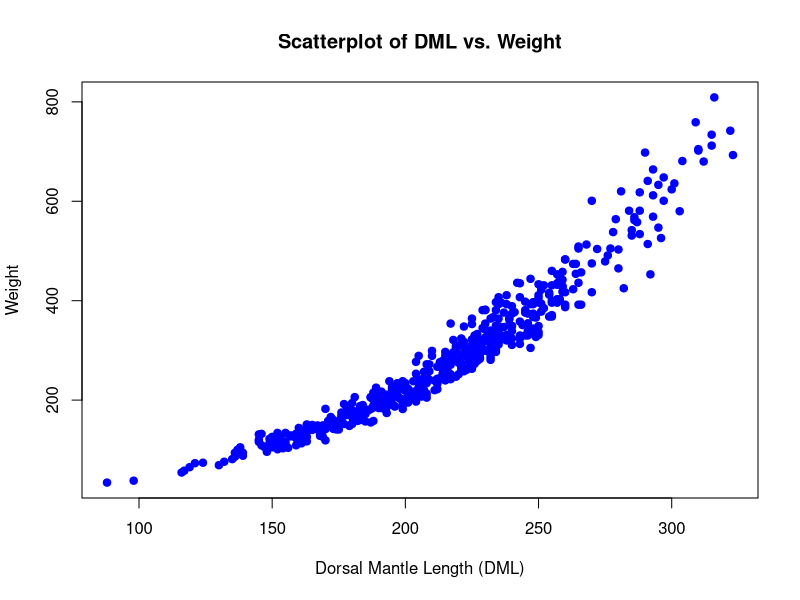
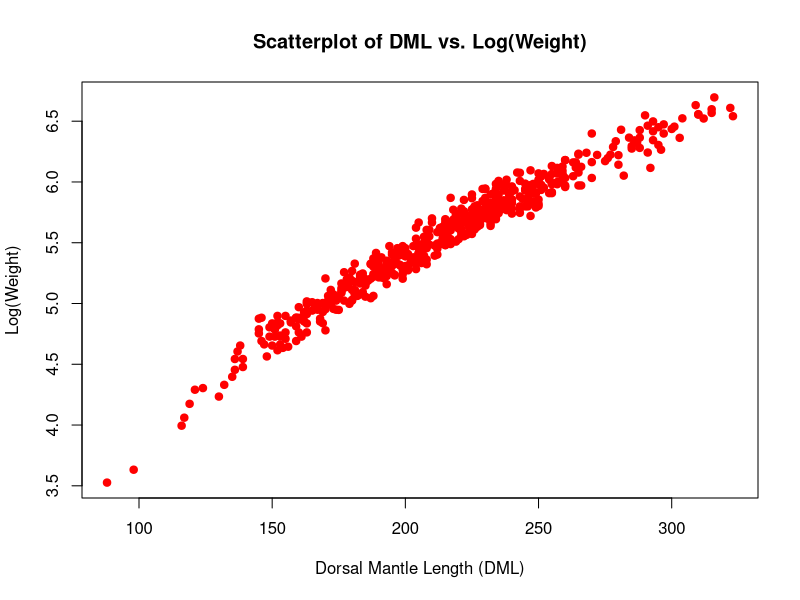
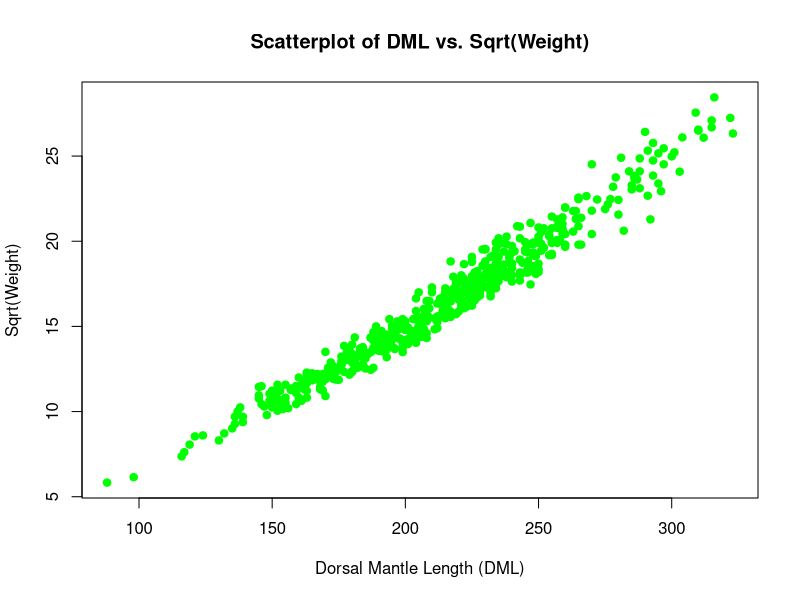
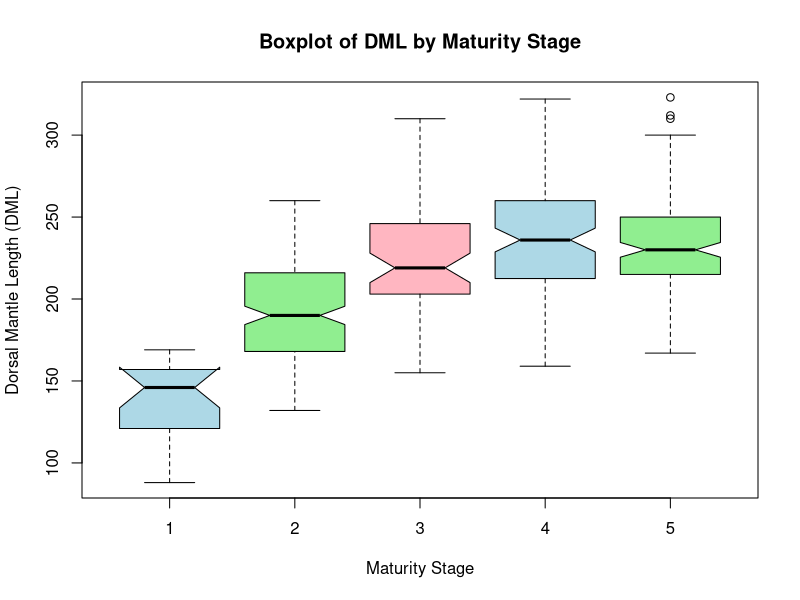
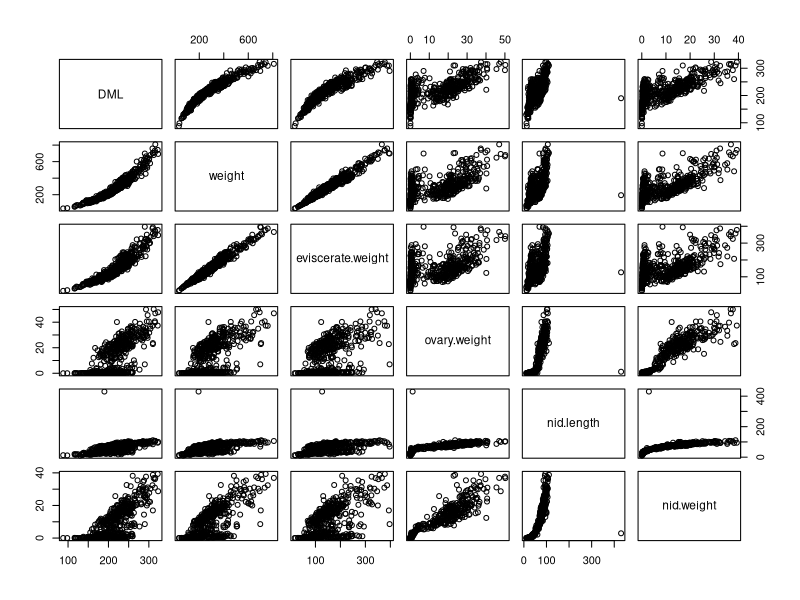
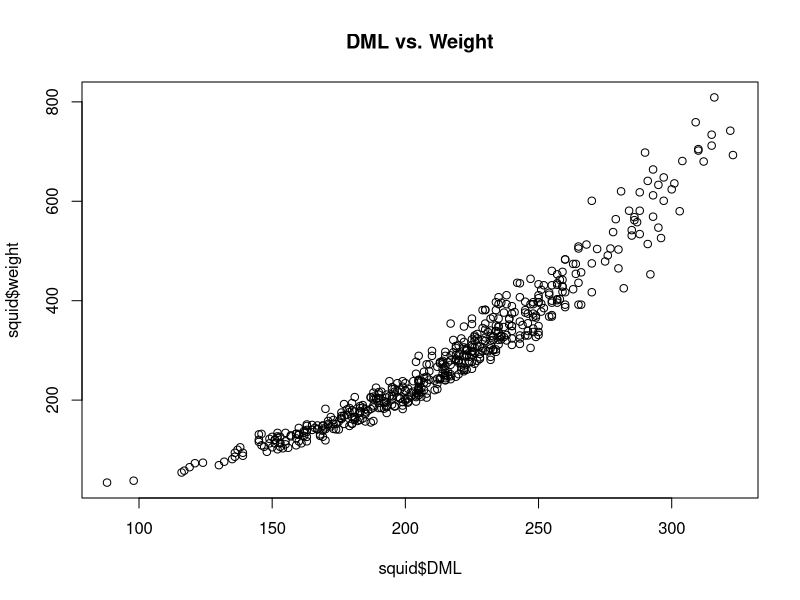

The R source for these figures, in order: (Note: this script raises an error after producing the figures.)
## ---- chunk 1
# install readr from CRAN
# install.packages("readr")
library(readr) # make sure your R has this library loaded, if not install it (see line above)
## ---- chunk 2
squid <- read.table ('../data4exercises/squid1.txt', header=TRUE)
str(squid)
summary (squid)
# 519 observations and 13 variables 
## ---- chunk 3
squid$year <- as.factor(squid$year)
squid$year 
## ---- chunk 4
squid$month <- as.factor(squid$month)
squid$month
## ---- chunk 5
squid$maturity.stage <- factor(squid$maturity.stage)
squid$maturity.stage
## ---- chunk 6
str(squid)
## ---- chunk 7
monthyear <- xtabs(~squid$year + squid$month, data = squid)
monthyear
## ---- chunk 8
any (table (squid$year, squid$month) == 0)
#TRUE, there are some missing (year, month) combinations.
## ---- chunk 9
obs_table <- xtabs(~ squid$year + squid$maturity.stage + squid$month, data = squid)
ftable(obs_table)
## ---- chunk 10
scatter <- plot(squid$DML, squid$weight, 
     xlab = "Dorsal Mantle Length (DML)", 
     ylab = "Weight", 
     main = "Scatterplot of DML vs. Weight",
     pch = 19, col = "blue")
#the curve is exponential therefore transformation is useful
## ---- chunk 11
squid$log_weight <- log(squid$weight)    
squid$sqrt_weight <- sqrt(squid$weight) 
## ---- chunk 12
plot(squid$DML, squid$log_weight, 
     xlab = "Dorsal Mantle Length (DML)", 
     ylab = "Log(Weight)", 
     main = "Scatterplot of DML vs. Log(Weight)",
     pch = 19, col = "red")
## ---- chunk 13
plot(squid$DML, squid$sqrt_weight, 
     xlab = "Dorsal Mantle Length (DML)", 
     ylab = "Sqrt(Weight)", 
     main = "Scatterplot of DML vs. Sqrt(Weight)",
     pch = 19, col = "green")
#the sqrt plot best straightens the data
## ---- chunk 14
png("DML_vs_Weight.png", width = 800, height = 600)
plot(squid$DML, squid$weight, main = "DML vs. Weight")
dev.off()
## ---- chunk 15
boxplot(squid$DML ~ squid$maturity.stage, 
        xlab = "Maturity Stage", 
        ylab = "Dorsal Mantle Length (DML)", 
        main = "Boxplot of DML by Maturity Stage",
        col = c("lightblue", "lightgreen", "lightpink"),
        border = "black",
        notch = TRUE)

## ---- chunk 16
pairs(squid[, c("DML", "weight", "eviscerate.weight", "ovary.weight", "nid.length", "nid.weight")])
## ---- chunk 17
pairs.panels (squid[, c("DML", "weight", "eviscerate.weight", "ovary.weight", "nid.length", "nid.weight")],
             method = "pearson",   
             hist.col = "lightblue", 
             density = TRUE,        
             ellipses = TRUE,       
             smooth = TRUE)
